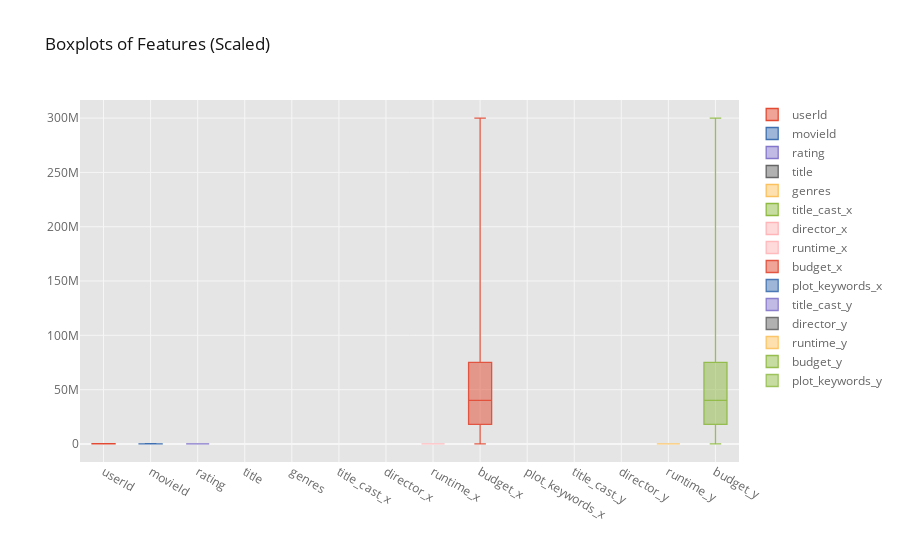

Notebook cell for this chart:
### Code cell
# define scaled data frame variable
scaler = StandardScaler()
train_scaled = pd.DataFrame(train_f)
# plot boxplots using scaled data
train_scaled[:1000].iplot(kind='box', title="Boxplots of Features (Scaled)")
# create scaler object

### Figure 1 — Plotly figure (JSON) as saved in the notebook; plotly's stock layout.template omitted (floating-point values rounded to 4 significant figures; data arrays with more than 128 entries replaced by an {"elided": "..."} marker saying what was removed)
{"data": [{"boxpoints": false, "line": {"width": 1.3}, "marker": {"color": "rgba(226, 74, 51, 1.0)"}, "name": "userId", "orientation": "v", "type": "box", "y": {"elided": "1000 int values"}}, {"boxpoints": false, "line": {"width": 1.3}, "marker": {"color": "rgba(62, 111, 176, 1.0)"}, "name": "movieId", "orientation": "v", "type": "box", "y": {"elided": "1000 int values"}}, {"boxpoints": false, "line": {"width": 1.3}, "marker": {"color": "rgba(132, 118, 202, 1.0)"}, "name": "rating", "orientation": "v", "type": "box", "y": {"elided": "1000 float values"}}, {"boxpoints": false, "line": {"width": 1.3}, "marker": {"color": "rgba(101, 101, 101, 1.0)"}, "name": "title", "orientation": "v", "type": "box", "y": {"elided": "1000 str values"}}, {"boxpoints": false, "line": {"width": 1.3}, "marker": {"color": "rgba(251, 193, 94, 1.0)"}, "name": "genres", "orientation": "v", "type": "box", "y": {"elided": "1000 str values"}}, {"boxpoints": false, "line": {"width": 1.3}, "marker": {"color": "rgba(142, 186, 66, 1.0)"}, "name": "title_cast_x", "orientation": "v", "type": "box", "y": {"elided": "1000 str values"}}, {"boxpoints": false, "line": {"width": 1.3}, "marker": {"color": "rgba(255, 181, 184, 1.0)"}, "name": "director_x", "orientation": "v", "type": "box", "y": {"elided": "1000 str values"}}, {"boxpoints": false, "line": {"width": 1.3}, "marker": {"color": "rgba(255, 181, 184, 0.8999999999999999)"}, "name": "runtime_x", "orientation": "v", "type": "box", "y": {"elided": "1000 int values"}}, {"boxpoints": false, "line": {"width": 1.3}, "marker": {"color": "rgba(226, 74, 51, 0.8999999999999999)"}, "name": "budget_x", "orientation": "v", "type": "box", "y": {"elided": "1000 str values"}}, {"boxpoints": false, "line": {"width": 1.3}, "marker": {"color": "rgba(62, 111, 176, 0.8999999999999999)"}, "name": "plot_keywords_x", "orientation": "v", "type": "box", "y": {"elided": "1000 str values"}}, {"boxpoints": false, "line": {"width": 1.3}, "marker": {"color": "rgba(132, 118, 202, 0.8999999999999999)"}, "name": "title_cast_y", "orientation": "v", "type": "box", "y": {"elided": "1000 str values"}}, {"boxpoints": false, "line": {"width": 1.3}, "marker": {"color": "rgba(101, 101, 101, 0.8999999999999999)"}, "name": "director_y", "orientation": "v", "type": "box", "y": {"elided": "1000 str values"}}, {"boxpoints": false, "line": {"width": 1.3}, "marker": {"color": "rgba(251, 193, 94, 0.8999999999999999)"}, "name": "runtime_y", "orientation": "v", "type": "box", "y": {"elided": "1000 int values"}}, {"boxpoints": false, "line": {"width": 1.3}, "marker": {"color": "rgba(142, 186, 66, 0.8999999999999999)"}, "name": "budget_y", "orientation": "v", "type": "box", "y": {"elided": "1000 str values"}}, {"boxpoints": false, "line": {"width": 1.3}, "marker": {"color": "rgba(142, 186, 66, 0.7999999999999998)"}, "name": "plot_keywords_y", "orientation": "v", "type": "box", "y": {"elided": "1000 str values"}}], "layout": {"legend": {"bgcolor": "#FFFFFF", "font": {"color": "#666666"}}, "paper_bgcolor": "#FFFFFF", "plot_bgcolor": "#E5E5E5", "title": {"font": {"color": "#151516"}, "text": "Boxplots of Features (Scaled)"}, "xaxis": {"gridcolor": "#F6F6F6", "showgrid": true, "tickfont": {"color": "#666666"}, "title": {"font": {"color": "#666666"}, "text": ""}, "zerolinecolor": "#F6F6F6"}, "yaxis": {"gridcolor": "#F6F6F6", "showgrid": true, "tickfont": {"color": "#666666"}, "title": {"font": {"color": "#666666"}, "text": ""}, "zerolinecolor": "#F6F6F6"}}}
